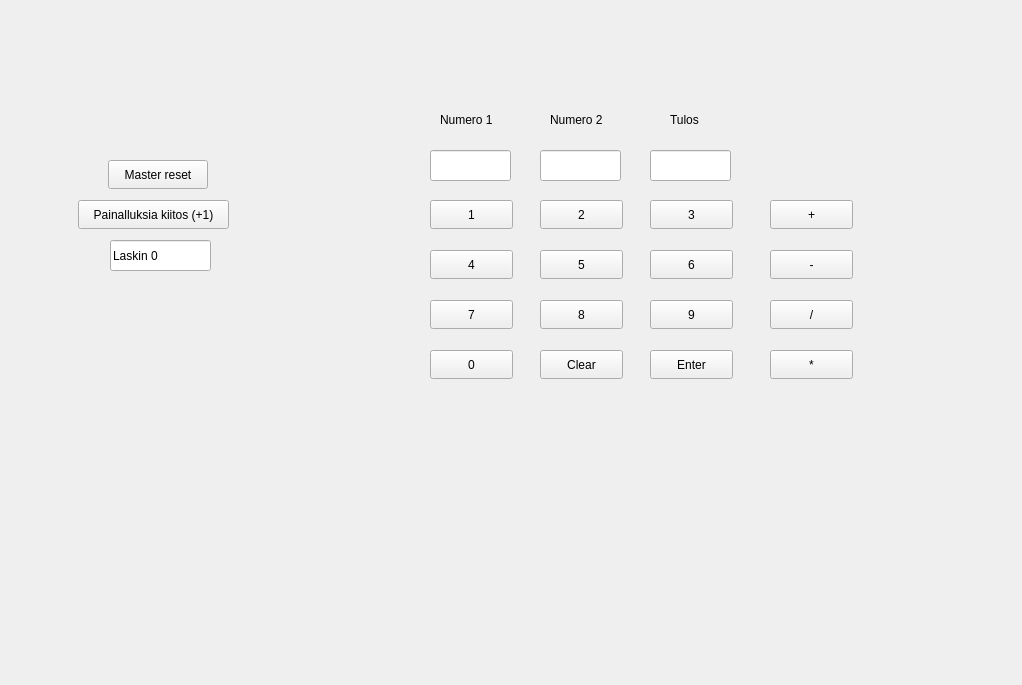
<?xml version="1.0" encoding="UTF-8"?>
<ui version="4.0">
 <class>MainWindow</class>
 <widget class="QMainWindow" name="MainWindow">
  <property name="geometry">
   <rect>
    <x>0</x>
    <y>0</y>
    <width>1022</width>
    <height>685</height>
   </rect>
  </property>
  <property name="windowTitle">
   <string>MainWindow</string>
  </property>
  <widget class="QWidget" name="centralwidget">
   <widget class="QPushButton" name="Count">
    <property name="geometry">
     <rect>
      <x>78</x>
      <y>200</y>
      <width>151</width>
      <height>29</height>
     </rect>
    </property>
    <property name="maximumSize">
     <size>
      <width>16777215</width>
      <height>16777215</height>
     </size>
    </property>
    <property name="text">
     <string>Painalluksia kiitos (+1)</string>
    </property>
   </widget>
   <widget class="QPushButton" name="masterReset">
    <property name="geometry">
     <rect>
      <x>108</x>
      <y>160</y>
      <width>100</width>
      <height>29</height>
     </rect>
    </property>
    <property name="text">
     <string>Master reset</string>
    </property>
   </widget>
   <widget class="QLineEdit" name="NumeroNaytto">
    <property name="geometry">
     <rect>
      <x>110</x>
      <y>240</y>
      <width>101</width>
      <height>31</height>
     </rect>
    </property>
    <property name="text">
     <string>Laskin 0</string>
    </property>
   </widget>
   <widget class="QLabel" name="label">
    <property name="geometry">
     <rect>
      <x>440</x>
      <y>110</y>
      <width>63</width>
      <height>20</height>
     </rect>
    </property>
    <property name="text">
     <string>Numero 1</string>
    </property>
   </widget>
   <widget class="QLabel" name="label_2">
    <property name="geometry">
     <rect>
      <x>550</x>
      <y>110</y>
      <width>63</width>
      <height>20</height>
     </rect>
    </property>
    <property name="text">
     <string>Numero 2</string>
    </property>
   </widget>
   <widget class="QLabel" name="label_3">
    <property name="geometry">
     <rect>
      <x>670</x>
      <y>110</y>
      <width>63</width>
      <height>20</height>
     </rect>
    </property>
    <property name="text">
     <string>Tulos</string>
    </property>
   </widget>
   <widget class="QPushButton" name="push1">
    <property name="geometry">
     <rect>
      <x>430</x>
      <y>200</y>
      <width>83</width>
      <height>29</height>
     </rect>
    </property>
    <property name="text">
     <string>1</string>
    </property>
   </widget>
   <widget class="QPushButton" name="push2">
    <property name="geometry">
     <rect>
      <x>540</x>
      <y>200</y>
      <width>83</width>
      <height>29</height>
     </rect>
    </property>
    <property name="text">
     <string>2</string>
    </property>
   </widget>
   <widget class="QPushButton" name="push3">
    <property name="geometry">
     <rect>
      <x>650</x>
      <y>200</y>
      <width>83</width>
      <height>29</height>
     </rect>
    </property>
    <property name="text">
     <string>3</string>
    </property>
   </widget>
   <widget class="QPushButton" name="push4">
    <property name="geometry">
     <rect>
      <x>430</x>
      <y>250</y>
      <width>83</width>
      <height>29</height>
     </rect>
    </property>
    <property name="text">
     <string>4</string>
    </property>
   </widget>
   <widget class="QPushButton" name="push7">
    <property name="geometry">
     <rect>
      <x>430</x>
      <y>300</y>
      <width>83</width>
      <height>29</height>
     </rect>
    </property>
    <property name="text">
     <string>7</string>
    </property>
   </widget>
   <widget class="QPushButton" name="push5">
    <property name="geometry">
     <rect>
      <x>540</x>
      <y>250</y>
      <width>83</width>
      <height>29</height>
     </rect>
    </property>
    <property name="text">
     <string>5</string>
    </property>
   </widget>
   <widget class="QPushButton" name="push8">
    <property name="geometry">
     <rect>
      <x>540</x>
      <y>300</y>
      <width>83</width>
      <height>29</height>
     </rect>
    </property>
    <property name="text">
     <string>8</string>
    </property>
   </widget>
   <widget class="QPushButton" name="push6">
    <property name="geometry">
     <rect>
      <x>650</x>
      <y>250</y>
      <width>83</width>
      <height>29</height>
     </rect>
    </property>
    <property name="text">
     <string>6</string>
    </property>
   </widget>
   <widget class="QPushButton" name="push9">
    <property name="geometry">
     <rect>
      <x>650</x>
      <y>300</y>
      <width>83</width>
      <height>29</height>
     </rect>
    </property>
    <property name="text">
     <string>9</string>
    </property>
   </widget>
   <widget class="QPushButton" name="Plus">
    <property name="geometry">
     <rect>
      <x>770</x>
      <y>200</y>
      <width>83</width>
      <height>29</height>
     </rect>
    </property>
    <property name="text">
     <string>+</string>
    </property>
   </widget>
   <widget class="QPushButton" name="Minus">
    <property name="geometry">
     <rect>
      <x>770</x>
      <y>250</y>
      <width>83</width>
      <height>29</height>
     </rect>
    </property>
    <property name="text">
     <string>-</string>
    </property>
   </widget>
   <widget class="QPushButton" name="Divide">
    <property name="geometry">
     <rect>
      <x>770</x>
      <y>300</y>
      <width>83</width>
      <height>29</height>
     </rect>
    </property>
    <property name="text">
     <string>/</string>
    </property>
   </widget>
   <widget class="QPushButton" name="push0">
    <property name="geometry">
     <rect>
      <x>430</x>
      <y>350</y>
      <width>83</width>
      <height>29</height>
     </rect>
    </property>
    <property name="text">
     <string>0</string>
    </property>
   </widget>
   <widget class="QPushButton" name="Clear">
    <property name="geometry">
     <rect>
      <x>540</x>
      <y>350</y>
      <width>83</width>
      <height>29</height>
     </rect>
    </property>
    <property name="text">
     <string>Clear</string>
    </property>
   </widget>
   <widget class="QPushButton" name="Enter">
    <property name="geometry">
     <rect>
      <x>650</x>
      <y>350</y>
      <width>83</width>
      <height>29</height>
     </rect>
    </property>
    <property name="text">
     <string>Enter</string>
    </property>
   </widget>
   <widget class="QPushButton" name="Multiply">
    <property name="geometry">
     <rect>
      <x>770</x>
      <y>350</y>
      <width>83</width>
      <height>29</height>
     </rect>
    </property>
    <property name="text">
     <string>*</string>
    </property>
   </widget>
   <widget class="QLineEdit" name="num1">
    <property name="geometry">
     <rect>
      <x>430</x>
      <y>150</y>
      <width>81</width>
      <height>31</height>
     </rect>
    </property>
   </widget>
   <widget class="QLineEdit" name="num2">
    <property name="geometry">
     <rect>
      <x>540</x>
      <y>150</y>
      <width>81</width>
      <height>31</height>
     </rect>
    </property>
    <property name="text">
     <string/>
    </property>
   </widget>
   <widget class="QLineEdit" name="result">
    <property name="geometry">
     <rect>
      <x>650</x>
      <y>150</y>
      <width>81</width>
      <height>31</height>
     </rect>
    </property>
   </widget>
  </widget>
 </widget>
 <resources/>
 <connections/>
</ui>
